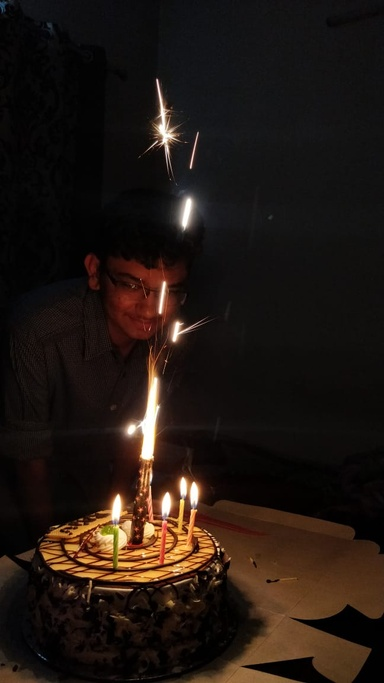
%> input picture Image_Processing/Lab4/lab4Images/my_dark_photo.jpg, 384 x 683 px, shrunk from 648 x 1152 before the run
$ octave task5.m   (GNU Octave 9; MATLAB toolbox functions it lacks are replaced by stand-ins)
%> lines starting %> are read from the running program, lines starting %| are printed output that depends on the picture
### Image_Processing/Lab4/plot_hist.m
function void = plot_hist(r)
  red_channel = r(:,:,1);
  green_channel = r(:,:,2);
  blue_channel = r(:,:,3);

  [yRed, x] = imhist(red_channel);
  [yGreen, x] = imhist(green_channel);
  [yBlue, x] = imhist(blue_channel);

  plot(x, yRed, x, yGreen, x, yBlue);
  legend("Red","Green","Blue");
endfunction

### Image_Processing/Lab4/imhistmatch.m
function [s,final] = imhistmatch(r,ref)
  L=256;
  [m,n] = size(r);
  [s ,final1] = imequalizehist(r);
  [G, final2] = imequalizehist(ref);
  for i=0:(L-1),
    [val ind(i+1)] = min(abs(G-s(i+1)));
  endfor
  ind = ind-1;
  s=ind;
  final  = zeros(m,n);
  for i=0:(L-1),
    final = final + (r==i)*ind(i+1);
  endfor
  final = uint8(final);
endfunction

### Image_Processing/Lab4/imequalizehist.m
function [s,final] = imequalizehist(r)
  L=256;
  [m,n] = size(r);
  hist = zeros(size(L-1));
  for i=0:(L-1),
    hist(i+1) = sum(sum(r==i));
  endfor
  pdf = hist/(m*n);
  total(1) = pdf(1);
  for i=1:(L-1),
    total(i+1) = total(i)+pdf(i+1);
  endfor
  s = (L-1)*total;
  s = round(s);
  final = zeros(m,n);
  for i=0:(L-1),
    final = final + (r==i)*s(i+1);
  endfor
  final = uint8(final);
endfunction

### Image_Processing/Lab4/task5.m
#Take any of your photograph, match it’s histogram with the histogram of image
#‘test4.jpg’. plot histogram of original image, template and matched image for
#all three channels.

r = imread('lab4Images/my_dark_photo.jpg');
%> r is the input picture: size 683x384x3 uint8; mean R, G, B 33.1, 23.6, 18.1
ref = imread('lab4Images/test4.jpg');
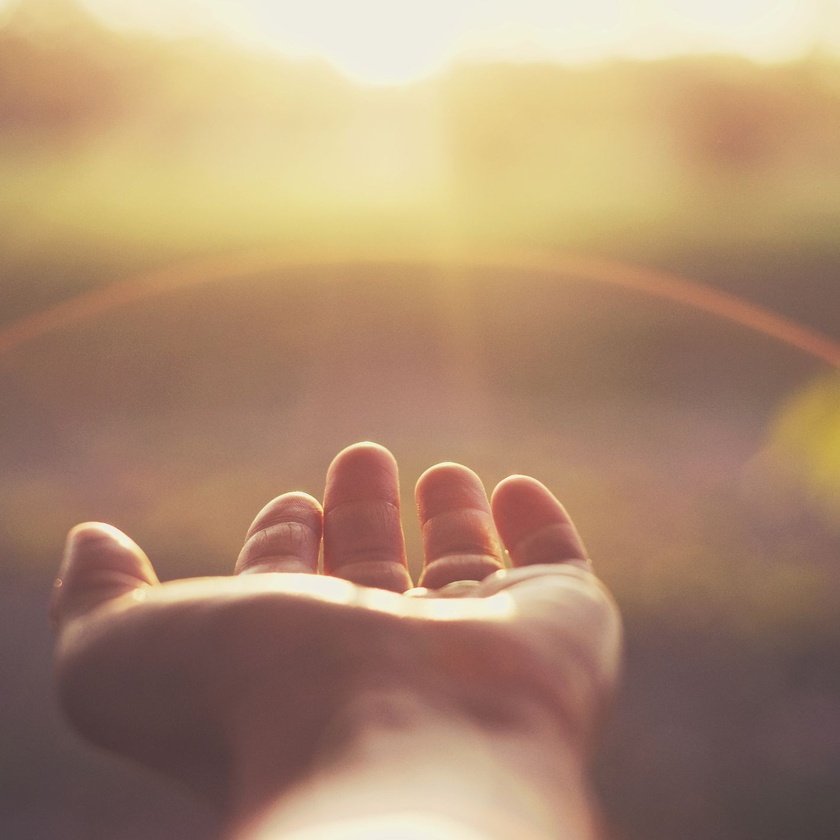
%> input picture Image_Processing/Lab4/lab4Images/test4.jpg, 840 x 840 px, shrunk from 1417 x 1417 before the run
%> ref is the input picture: size 840x840x3 uint8; mean R, G, B 172.3, 140.5, 113.2

subplot(1,2,1);
imshow(r);
subplot(1,2,2);
plot_hist(r);
%> in plot_hist, `[yRed, x] = imhist(red_channel);`: yRed = 256 values, max 18501 at index 18, min 62 at index 190, mean 1024.5; x = 256 values from 0 to 255
%> in plot_hist, `[yGreen, x] = imhist(green_channel);`: yGreen = 256 values, max 15293 at index 17, min 15 at index 215, mean 1024.5
%> in plot_hist, `[yBlue, x] = imhist(blue_channel);`: yBlue = 256 values, max 13706 at index 12, min 6 at index 220, mean 1024.5

figure;

subplot(1,2,1);
imshow(ref);
subplot(1,2,2);
plot_hist(ref);
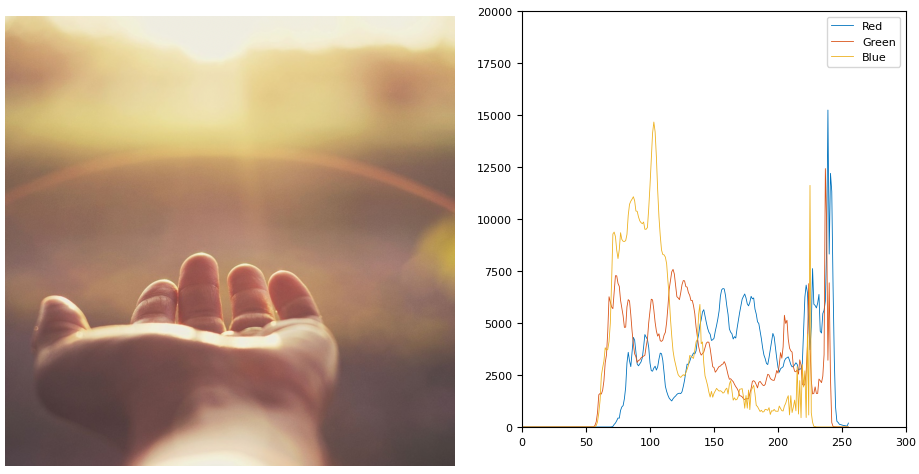
%> figure redrawn from the program's plot data, 2 panels

figure;

L=256;
[m,n,d] = size(r);
%> m = 683; n = 384; d = 3

[sf1, final(:,:,1)] = imhistmatch(r(:,:,1),ref(:,:,1));
%> after the loop in imequalizehist, `for i=0:(L-1),`: hist has the same summary as yRed in plot_hist
%> in imequalizehist, `pdf = hist/(m*n);`: pdf = 256 values, max 0.0705 at index 18, min 0.000236 at index 190, mean 0.00391
%> after the loop in imequalizehist, `for i=1:(L-1),`: total = 256 values from 0.0041 to 1
%> in imequalizehist, `s = (L-1)*total;`: s = 256 values from 1.05 to 255
%> in imequalizehist, `s = round(s);`: s = 256 values from 1 to 255
%> in imhistmatch, `[G, final2] = imequalizehist(ref);`: G = 256 values from 0 to 255
%> the loop in imhistmatch, `for i=0:(L-1),` made 256 passes
%> val on passes 1 to 3: 0, 0, 0
%> after the loop in imhistmatch, `for i=0:(L-1),`: ind = 256 values from 77 to 246
%> in imhistmatch, `ind = ind-1;`: ind = 256 values from 76 to 245
%> sf1 = 256 values from 76 to 245
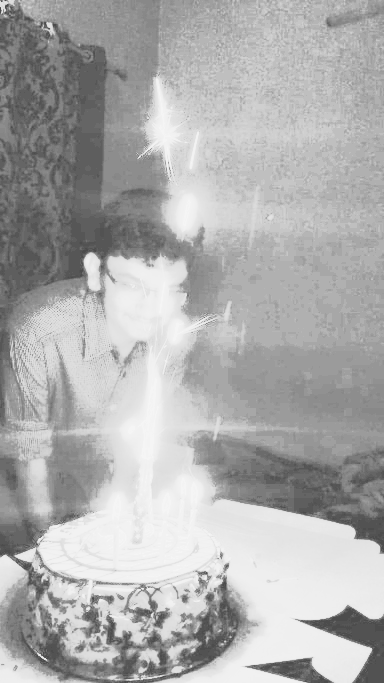
%> final: size 683x384 uint8; min 76, max 245, mean 174
[sf2, final(:,:,2)] = imhistmatch(r(:,:,2),ref(:,:,2));
%> the loop in imhistmatch (call 2), `for i=0:(L-1),` made 256 passes
%> sf2 = 256 values from 64 to 241
[sf3, final(:,:,3)] = imhistmatch(r(:,:,3),ref(:,:,3));
%> in imhistmatch (call 3), `[s ,final1] = imequalizehist(r);`:
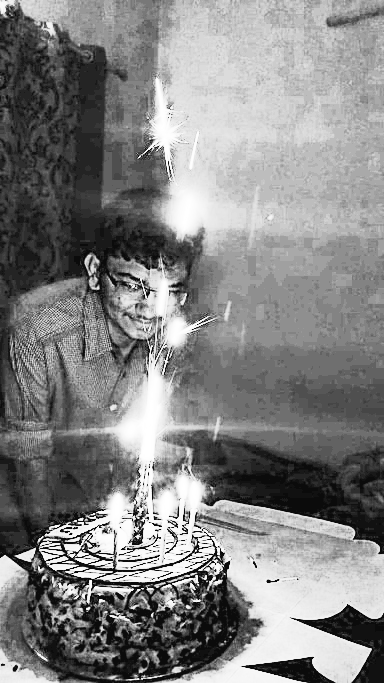
%> final1: size 683x384 uint8; min 11, max 255, mean 131.6
%> in imhistmatch (call 3), `[s ,final1] = imequalizehist(r);`: s = 256 values from 11 to 255
%> in imhistmatch (call 3), `[G, final2] = imequalizehist(ref);`:
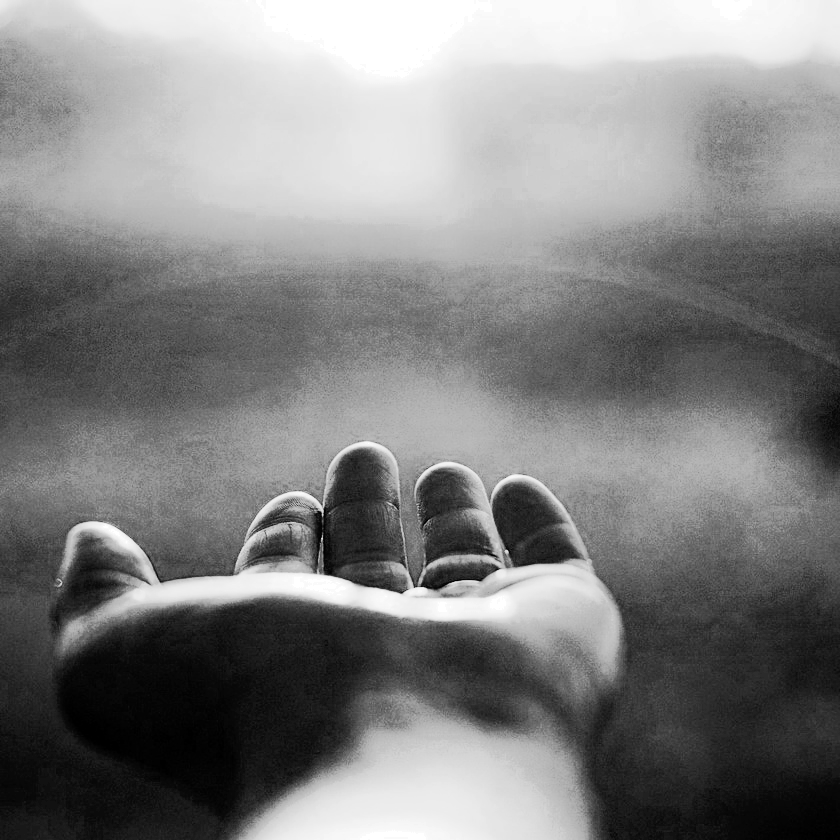
%> final2: size 840x840 uint8; min 0, max 255, mean 128.9
%> the loop in imhistmatch (call 3), `for i=0:(L-1),` made 256 passes
%> val on passes 1 to 3: 0, 0, 1
%> after the loop in imhistmatch (call 3), `for i=0:(L-1),`: ind = 256 values from 70 to 226
%> in imhistmatch (call 3), `ind = ind-1;`: ind = 256 values from 69 to 225
%> sf3 = 256 values from 69 to 225
%> final: size 683x384x3 uint8

final = uint8(final);

subplot(1,2,1);
imshow(uint8(final));
subplot(1,2,2);
plot_hist(final);
%> in plot_hist (call 3), `blue_channel = r(:,:,3);`:
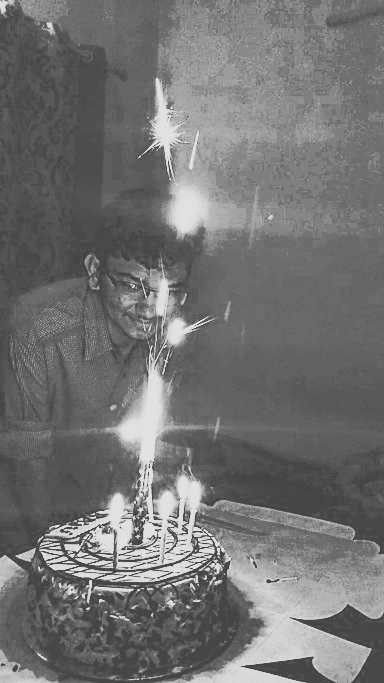
%> blue_channel: size 683x384 uint8; min 69, max 225, mean 114.3
%> in plot_hist (call 3), `[yRed, x] = imhist(red_channel);`: yRed = 256 values, max 18501 at index 177, min 0 at index 1, mean 1024.5
%> in plot_hist (call 3), `[yGreen, x] = imhist(green_channel);`: yGreen = 256 values, max 15293 at index 141, min 0 at index 1, mean 1024.5
%> in plot_hist (call 3), `[yBlue, x] = imhist(blue_channel);`: yBlue = 256 values, max 13706 at index 99, min 0 at index 1, mean 1024.5
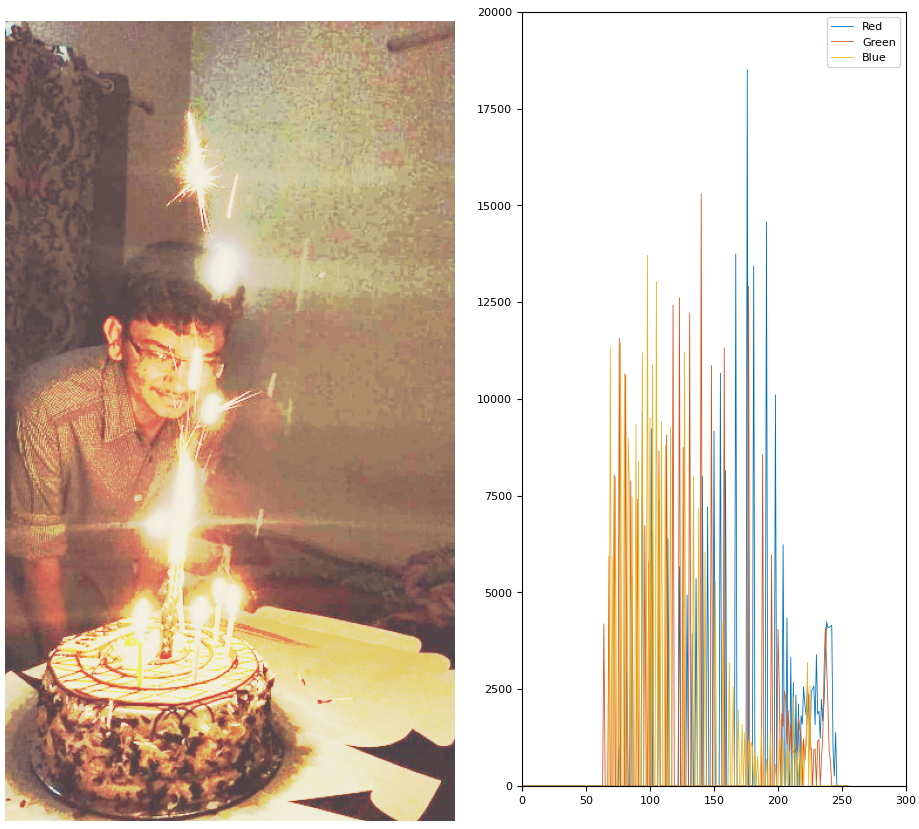
%> figure redrawn from the program's plot data, 2 panels
